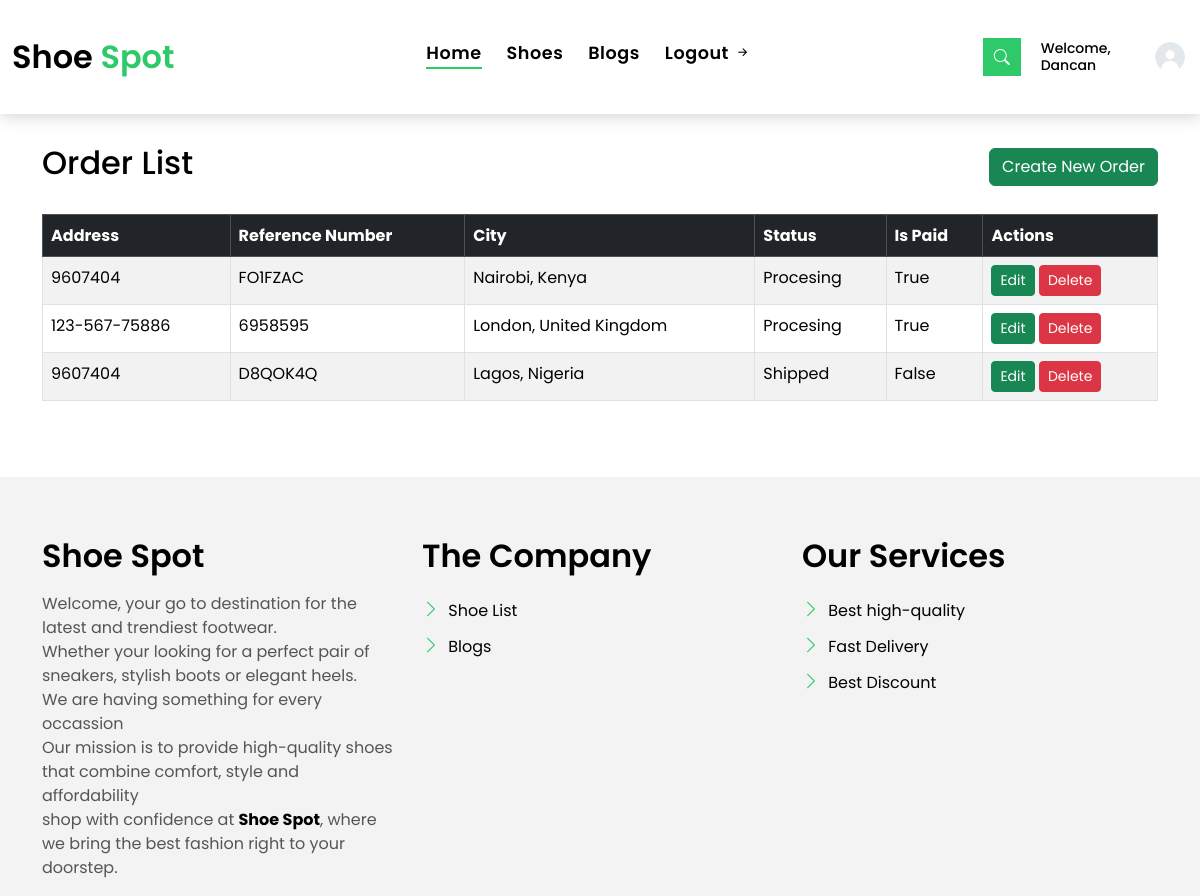
The app's page /order/ (signed in) with its own data.
### accounts/models.py (models this page shows, shortened)
class User(AbstractUser):
    email = models.EmailField(unique=True)
    phone_number = models.CharField(max_length=15,null=True,blank=True)
    REQUIRED_FIELDS = ["email", "phone_number"]
    class Meta:
        db_table = "accounts"

### orders/models.py (models this page shows, shortened)
class Order(AbstractBaseModel):
    class OrderStatus(models.TextChoices):
        PENDING = "Pending", _("Pending")
        PROCESSING = "Procesing", _("Processing")
        SHIPPED = "Shipped", _("Shipped")
        DELIVERED = "Delivered", _("Delivered")
        CANCELED = "Canceled", _("Canceled")
    class PaymentMethods(models.TextChoices):
        FLUTTERWAVE = "FlutterWave", _("FlutterWave")
        PAYPAL = "Paypal", _("Paypal")
    id = models.UUIDField(primary_key=True, default=uuid.uuid4, editable=False)
    cart = models.OneToOneField(Cart, on_delete=models.CASCADE)
    city = models.ForeignKey(City, on_delete=models.PROTECT)
    phone = models.CharField(max_length=30)
    status = models.CharField(max_length=20, choices=OrderStatus.choices, default=OrderStatus.PENDING)
    address = models.CharField(max_length=50)
    reference_number = models.CharField(max_length=10, null=True, blank=True, unique=True)
    payment_method = models.CharField(max_length=50, choices=PaymentMethods.choices, default=PaymentMethods.PAYPAL)
    is_paid = models.BooleanField(default=False)
    postal_code = models.CharField(max_length=20, null=True, blank=True)

class City(AbstractBaseModel):
    name = models.CharField(max_length=100)
    country = models.ForeignKey(Country, on_delete=models.CASCADE)
    class Meta:
        verbose_name_plural = "Cities"
    def __str__(self):
        return f"{self.name}, {self.country}"
    """class Meta:
        constraints = models.UniqueConstraint(fields=["name", "country"], name="unique_city_name_country_case_insensitive")"""

class Country(AbstractBaseModel):
    name = models.CharField(max_length=100, validators=[validate_unique_country_name])
    class Meta:
        verbose_name_plural = "Countries"
    def __str__(self):
        return f"{self.name}"

### orders/views.py (the view)
# urls.py: path('order/', order_list, name='order-list'),
@login_required(login_url="login-view")
def order_list(request):
    orders = Order.objects.all()
    return render(request, 'orders/order-list.html', {'orders': orders})

### templates/orders/order-list.html
{% extends 'main.html' %}
{% block content %}
<br><br><br><br>
<div class="container mt-5">
    <div class="d-flex justify-content-between align-items-center mb-4">
        <h2>Order List</h2>
        <a href="{% url 'orders:order-create' %}" class="btn btn-success">Create New Order</a>
    </div>
    <div class="table-responsive">
        <table class="table table-bordered table-striped">
            <thead class="table-dark">
                <tr>
                    <th>Address</th>
                    <th>Reference Number</th>
                    <th>City</th>
                    <th>Status</th>
                    <th>Is Paid</th>
                    <th>Actions</th>
                </tr>
            </thead>
            <tbody>
                {% for order in orders %}
                    <tr>
                        <td>{{ order.address }}</td>
                        <td>
                            <a href="{% url 'orders:order-detail' order.id %}">{{ order.reference_number }}</a>
                        </td>
                        <td>{{ order.city }}</td>
                        <td>{{ order.status }}</td>
                        <td>{{ order.is_paid }}</td>
                        <td>
                            <a href="{% url 'orders:order-update' order.id %}" class="btn btn-success btn-sm">Edit</a>
                            <a href="{% url 'orders:order-delete' order.id %}" class="btn btn-danger btn-sm">Delete</a>
                        </td>
                    </tr>
                {% endfor %}
            </tbody>
        </table>
    </div>
</div>
{% endblock %}

### templates/main.html (shortened to what this page needs)
{% load static %}
<!DOCTYPE html>
<html lang="en">
<head>
  <link href="{% static 'assets/vendor/animate.css/animate.min.css' %}" rel="stylesheet">
  <link href="{% static 'assets/vendor/bootstrap/css/bootstrap.min.css' %}" rel="stylesheet">
  <link href="{% static 'assets/vendor/bootstrap-icons/bootstrap-icons.css' %}" rel="stylesheet">
  <link href="{% static 'assets/vendor/swiper/swiper-bundle.min.css' %}" rel="stylesheet">
  <link href="{% static 'assets/css/style.css' %}" rel="stylesheet">
</head>
<body>
    <nav class="navbar navbar-default navbar-trans navbar-expand-lg fixed-top">
      <div class="container">
        <a class="navbar-brand text-brand" href="{% url 'home-view' %}">Shoe<span class="color-b"> Spot</span></a>
        <div class="navbar-collapse collapse justify-content-center" id="navbarDefault">
          <ul class="navbar-nav">
            <li class="nav-item">
              <a class="nav-link active" href="{% url 'home-view' %}">Home</a>
            </li>
            <li class="nav-item">
              <a class="nav-link " href="{% url 'products:shoe-list' %}">Shoes</a>
            </li>
            <li class="nav-item">
              <a class="nav-link " href="{% url 'blog:blog-list'%}">Blogs</a>
            </li>
            <li class="nav-item">
              <a class="nav-link " href="{% url 'logout-view' %}">Logout <i class="bi bi-arrow-right-short"></i></a>
            </li>
          </ul>
        </div>
        <button type="button" class="btn btn-b-n navbar-toggle-box navbar-toggle-box-collapse" data-bs-toggle="collapse" data-bs-target="#navbarTogglerDemo01">
          <i class="bi bi-search"></i>
        </button>
      </div>
      <div style="display: flex; align-items: center;">
        <a href="{% url 'user-profile' %}"><h5 style="font-size: 14px;" class="m-2">Welcome, {{ user.username }}</h5></a>
        <a href="{% url 'user-profile' %}"><img src="{% static 'assets/img/profile_pic.jpg' %}" alt="User Image" style="width: 40px; height: 40px; border-radius: 50%; margin-right: 10px;">
        </a></div>
    </nav>
    {% block content %}{% endblock content %}
    <section class="section-footer">
        <div class="container">
          <div class="row">
            <div class="col-sm-12 col-md-4">
              <div class="widget-a">
                <div class="w-header-a">
                  <h3 class="w-title-a text-brand">Shoe Spot</h3>
                </div>
                <div class="w-body-a">
                  <p class="w-text-a color-text-a">
                  Welcome, your go to destination for the latest and trendiest footwear.<br>
                   Whether your looking for a perfect pair of sneakers, stylish boots or elegant heels.<br>
                   We are having something for every occassion<br>
                   Our mission is to provide high-quality shoes that combine comfort, style and affordability<br>
                   shop with confidence at <a href="{% url 'home-view' %}"><strong>Shoe Spot</strong></a>, where we bring the best fashion right to your doorstep.
                  </p>
                </div>
              </div>
            </div>
            <div class="col-sm-12 col-md-4 section-md-t3">
              <div class="widget-a">
                <div class="w-header-a">
                  <h3 class="w-title-a text-brand">The Company</h3>
                </div>
                <div class="w-body-a">
                  <div class="w-body-a">
                    <ul class="list-unstyled">
                      <li class="item-list-a">
                        <i class="bi bi-chevron-right"></i> <a href="#">Shoe List</a>
                      </li>
                      <li class="item-list-a">
                        <i class="bi bi-chevron-right"></i> <a href="#">Blogs</a>
                      </li>
                    </ul>
                  </div>
                </div>
              </div>
            </div>
            <div class="col-sm-12 col-md-4 section-md-t3">
              <div class="widget-a">
                <div class="w-header-a">
                  <h3 class="w-title-a text-brand">Our Services</h3>
                </div>
                <div class="w-body-a">
                  <ul class="list-unstyled">
                    <li class="item-list-a">
                      <i class="bi bi-chevron-right"></i> <a href="#">Best high-quality</a>
                    </li>
                    <li class="item-list-a">
                      <i class="bi bi-chevron-right"></i> <a href="#">Fast Delivery</a>
                    </li>
                    <li class="item-list-a">
                      <i class="bi bi-chevron-right"></i> <a href="#">Best Discount</a>
                    </li>
                  </ul>
                </div>
              </div>
            </div>
          </div>
        </div>
      </section>
</body>
</html>

### static/assets/css/style.css (style rules this page uses)
body { font-family: "Poppins", sans-serif; color: #555555; }
h1, h2, h3, h4, h5, h6 { color: #000000; }
a { color: #000000; text-decoration: none; transition: all 0.5s ease; }
.text-brand { color: #000000; font-size: 2rem; font-weight: 600; }
.color-b { color: #2eca6a; }
.color-text-a { text-decoration: none; color: #555555; }
.btn { transition: 0.5s ease; }
.btn.btn-b-n { background-color: #2eca6a; color: #ffffff; border-radius: 0; }
.navbar-toggle-box { display: inline-flex; align-items: center; justify-content: center; line-height: 0; padding: 10px; }
.navbar-toggle-box i { line-height: 0; }
.navbar-default { transition: all 0.5s ease-in-out; background-color: #ffffff; padding-top: 28px; padding-bottom: 28px; -webkit-backface-visibility: hidden; backface-visibility: hidden; box-shadow: 1px 2px 15px rgba(100, 100, 100, 0.3); }
.navbar-default.navbar-trans, .navbar-default.navbar-reduce { -webkit-backface-visibility: hidden; backface-visibility: hidden; }
.navbar-default.navbar-trans .nav-item, .navbar-default.navbar-reduce .nav-item { position: relative; padding-right: 10px; padding-bottom: 8px; margin-left: 0; }
@media (min-width: 768px) { .navbar-default.navbar-trans .nav-item, .navbar-default.navbar-reduce .nav-item { margin-left: 15px; } }
.navbar-default.navbar-trans .nav-link, .navbar-default.navbar-reduce .nav-link { font-size: 1.1rem; color: #000000; font-weight: 600; letter-spacing: 0.03em; transition: all 0.1s ease-in-out; position: relative; padding-left: 0; padding-right: 0; }
.navbar-default.navbar-trans .nav-link:before, .navbar-default.navbar-reduce .nav-link:before { content: ""; position: absolute; bottom: 5px; left: 0; width: 100%; height: 2px; z-index: 0; background-color: #2eca6a; transform: scaleX(0); transform-origin: right; transition: transform 0.2s ease-out, opacity 0.2s ease-out 0.3s; }
.navbar-default.navbar-trans .show>.nav-link:before, .navbar-default.navbar-trans .active>.nav-link:before, .navbar-default.navbar-trans .nav-link.show:before, .navbar-default.navbar-trans .nav-link.active:before, .navbar-default.navbar-reduce .show>.nav-link:before, .navbar-default.navbar-reduce .active>.nav-link:before, .navbar-default.navbar-reduce .nav-link.show:before, .navbar-default.navbar-reduce .nav-link.active:before { transform: scaleX(1); }
.navbar-default.navbar-trans .nav-link:before { background-color: #2eca6a; }
.navbar-default.navbar-trans .show>.nav-link, .navbar-default.navbar-trans .active>.nav-link, .navbar-default.navbar-trans .nav-link.show, .navbar-default.navbar-trans .nav-link.active { color: #000000; }
.section-footer { padding-top: 60px; margin-top: 60px; background: #f3f3f3; }
.section-footer ul { line-height: 2; }
.section-footer .item-list-a i { font-size: 18px; padding-right: 4px; color: #2eca6a; }
.section-footer .widget-a .w-title-a { margin-bottom: 1rem; }

### records on screen
User: username "Dancan"
Order: address "9607404", reference_number "FO1FZAC", city "Nairobi, Kenya", status "Procesing", is_paid "True"
Order: address "123-567-75886", reference_number "6958595", city "London, United Kingdom", status "Procesing", is_paid "True"
Order: address "9607404", reference_number "D8QOK4Q", city "Lagos, Nigeria", status "Shipped", is_paid "False"
